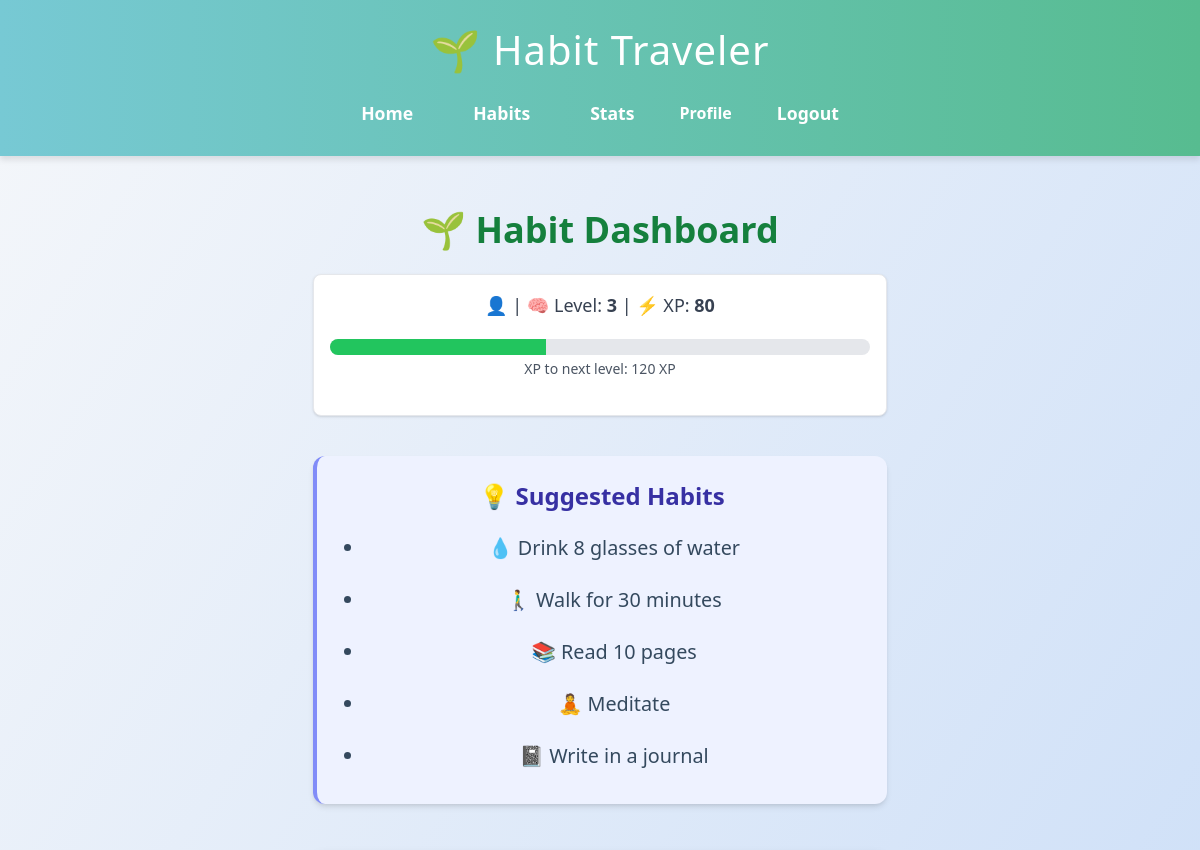
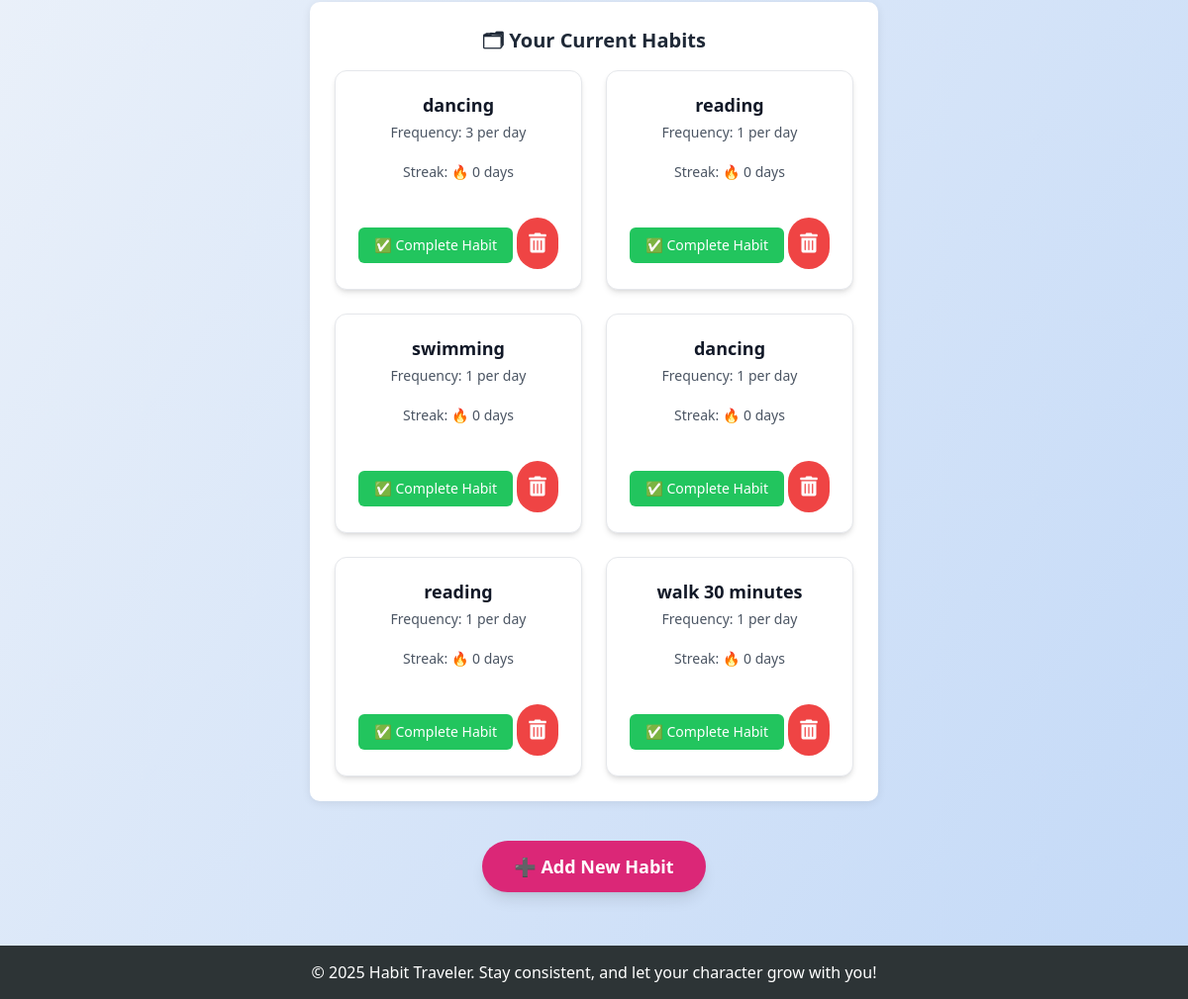
Before: /habits (signed in) with the older database file (2 pictures, top to bottom).
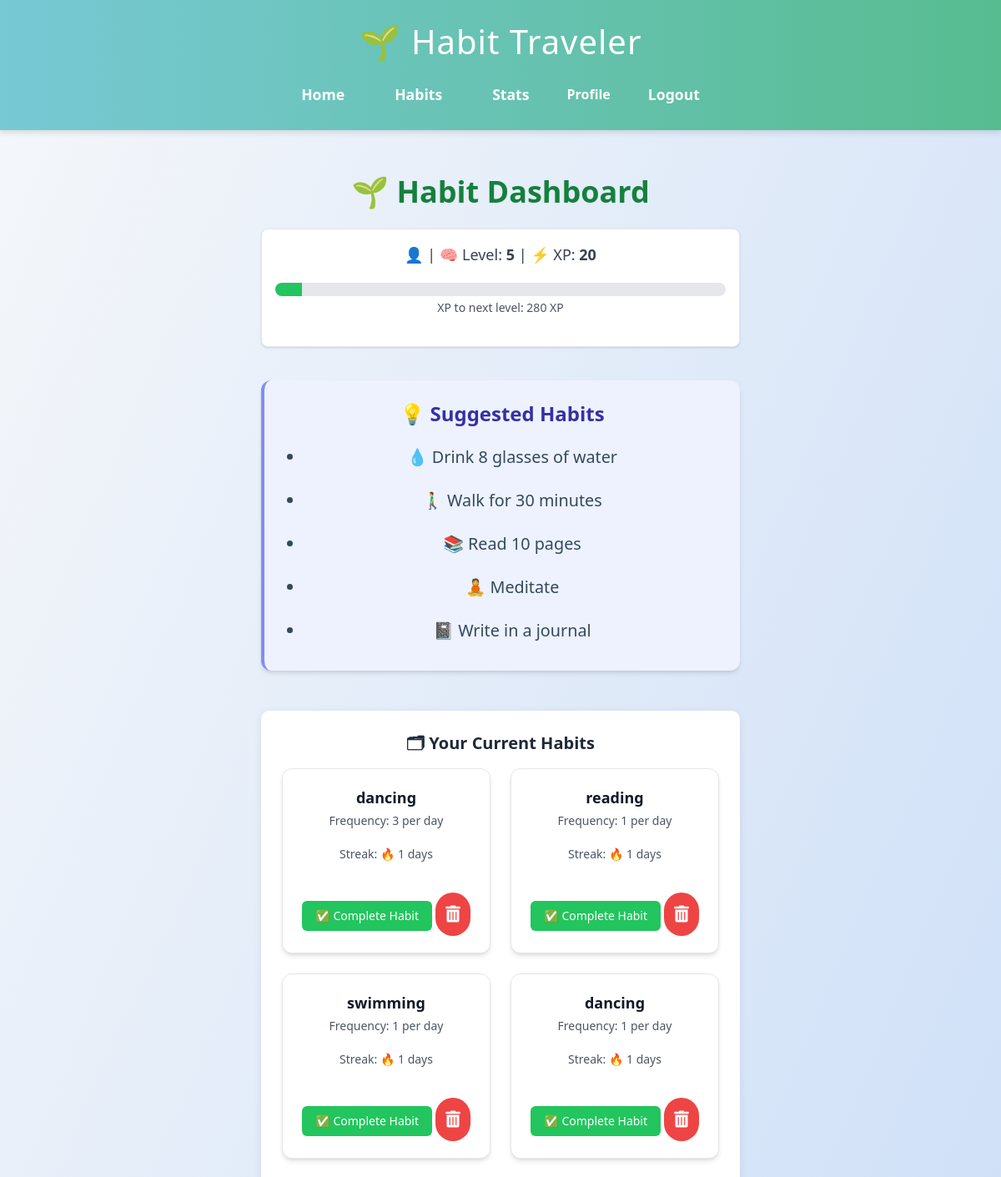
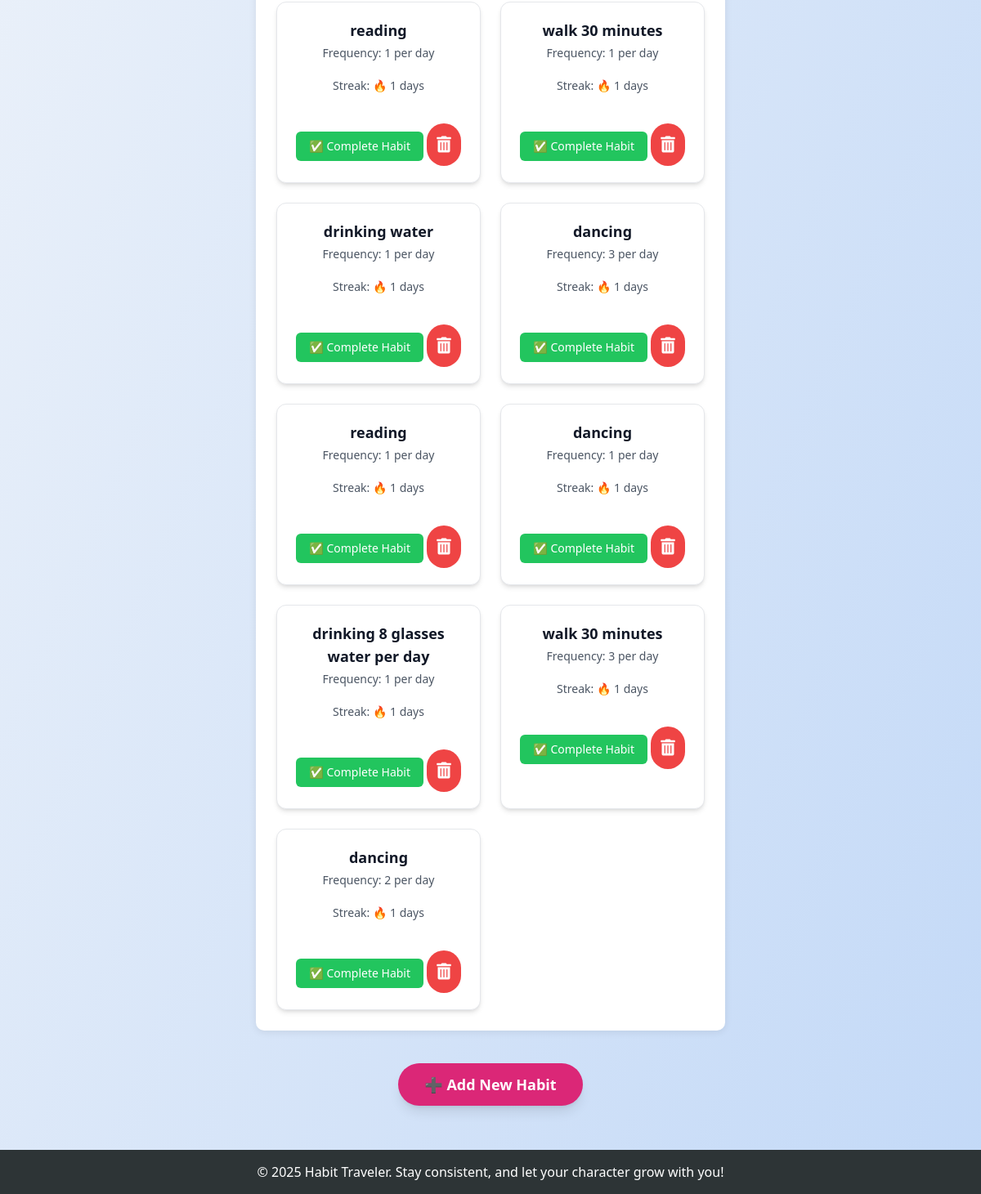
After: the same page with the newer database file (2 pictures, top to bottom).
### app.py (models this page shows)
class User(db.Model):
    id = db.Column(db.Integer, primary_key=True)
    email = db.Column(db.String(150), unique=True, nullable=False)
    name = db.Column(db.String(150), unique=True, nullable=True)
    password = db.Column(db.String(200), nullable=False)
    xp = db.Column(db.Integer, default=0)
    level = db.Column(db.Integer, default=1)
    birthday = db.Column(db.Date, nullable=True)
    age = db.Column(db.Integer, nullable=True)
    description = db.Column(db.String(500), nullable=True)
    avatar = db.Column(db.String(200), nullable=True)

class Habit(db.Model):
    id = db.Column(db.Integer, primary_key=True)
    user_id = db.Column(db.Integer, db.ForeignKey('user.id'), nullable=False)
    name = db.Column(db.String(150), nullable=False)
    target_frequency = db.Column(db.Integer, nullable=True)
    frequency_period = db.Column(db.String(10), nullable=True)
    reminder_time = db.Column(db.Time, nullable=True)
    user = db.relationship('User', backref='habits')
    last_reminder_sent = db.Column(DateTime, nullable=True)

### app.py (the view)
@app.route('/habits')
def habits():
    if 'user_id' not in session:
        return redirect(url_for('login'))
    user_id = session['user_id']
    name = session.get('name')
    user = User.query.get(user_id)
    xp_needed = 100 + (user.level - 1) * 50
    progress_percent = int((user.xp / xp_needed) * 100) if xp_needed > 0 else 0
    progress_class = f"w-[{progress_percent}%]"
    user_habits = Habit.query.filter_by(user_id=user_id).all()
    habits_with_data = []
    for habit in user_habits:
        completions_query = HabitCompletion.query.filter_by(habit_id=habit.id, user_id=user_id)
        if habit.frequency_period == 'day':
            start_date = date.today()
        elif habit.frequency_period == 'week':
            start_date = date.today() - timedelta(days=date.today().weekday())
        elif habit.frequency_period == 'month':
            start_date = date.today().replace(day=1)
        completions = completions_query.filter(HabitCompletion.date >= start_date).count()
        habits_with_data.append({
            'id': habit.id,
            'name': habit.name,
            'streak': completions,
            'goal': habit.target_frequency,
            'period': habit.frequency_period,
            'on_track': completions >= habit.target_frequency
        })
    return render_template('habit.html',
                           habits=habits_with_data,
                           name=name,
                           user=user,
                           xp_needed=xp_needed,
                           progress_class=progress_class)

### templates/habit.html (shortened to what this page needs)
{% extends "base.html" %}
{% block content %}
<div class="max-w-4xl mx-auto p-6">
    <h2 class="text-4xl font-extrabold mb-6 text-center text-green-700">🌱 Habit Dashboard</h2>
    <div class="bg-white p-4 rounded-lg shadow mb-10 text-center border border-gray-200">
        <p class="text-lg text-gray-700 font-medium">
            👤 <strong>{{ username }}</strong> | 🧠 Level: <strong>{{ user.level }}</strong> | ⚡ XP: <strong>{{ user.xp }}</strong>
        </p>
        <div class="mt-3 h-4 bg-gray-200 rounded-full overflow-hidden">
            <div class="h-full bg-green-500 transition-all duration-300 {{ progress_class }}"></div>
        </div>
        <p class="text-sm text-gray-600 mt-1">XP to next level: {{ xp_needed - user.xp }} XP</p>
    </div>
    <section class="mb-12 bg-indigo-50 p-6 rounded-xl border-l-4 border-indigo-400 shadow-md">
        <h3 class="text-2xl font-bold text-indigo-800 mb-3">💡 Suggested Habits</h3>
        <ul class="list-disc pl-6 text-gray-700 space-y-1 text-lg">
            <li>💧 Drink 8 glasses of water</li>
            <li>🚶‍♂ Walk for 30 minutes</li>
            <li>📚 Read 10 pages</li>
            <li>🧘 Meditate</li>
            <li>📓 Write in a journal</li>
        </ul>
    </section>
    <section class="mb-10">
        <h3 class="text-xl font-semibold text-gray-800 mb-4">🗂 Your Current Habits</h3>
        {% if habits %}
            <div class="habits-container grid gap-6 sm:grid-cols-2">
                {% for habit in habits %}
                    <div class="habit-card bg-white p-5 rounded-xl shadow-md border border-gray-200">
                        <h4 class="text-lg font-bold text-gray-900">{{ habit.name }}</h4>
                        <p class="text-gray-600 text-sm mt-1">Frequency: {{ habit.goal }} per {{ habit.period }}</p>
                        <p class="text-gray-600 text-sm">Streak: 🔥 {{ habit.streak }} days</p>
                        <form action="{{ url_for('complete_habit', habit_id=habit.id) }}" method="post" style="display:inline;">
                            <button
                                class="bg-green-500 hover:bg-green-600 text-white py-2 px-4 rounded-md text-sm mt-4"
                                type="submit">
                                ✅ Complete Habit
                            </button>
                        </form>
                        <form action="{{ url_for('delete_habit', habit_id=habit.id) }}" method="post" style="display:inline;">
                            <button
                                type="submit"
                                class="bg-red-500 hover:bg-red-600 text-white p-3 rounded-full mt-4 transition duration-300 focus:outline-none">
                                <i class="fas fa-trash-alt text-xl"></i>
                            </button>
                        </form>
                    </div>
                {% endfor %}
            </div>
        {% else %}
            <div class="bg-yellow-50 border-l-4 border-yellow-400 text-yellow-800 p-4 rounded">
                <p>You haven’t added any habits yet. Start your first quest!</p>
            </div>
        {% endif %}
    </section>
    <div class="text-center mt-10">
        <a
            href="{{ url_for('add_habit') }}"
            class="bg-pink-600 hover:bg-pink-700 text-white font-bold text-lg py-3 px-8 rounded-full shadow-lg transition duration-300 inline-block">
            ➕ Add New Habit
        </a>
    </div>
</div>
{% endblock %}

### templates/base.html (shortened to what this page needs)
<!DOCTYPE html>
<html lang="en">
    <head>
        <script src="https://cdn.tailwindcss.com"></script>
        <link href="https://cdnjs.cloudflare.com/ajax/libs/font-awesome/5.15.3/css/all.min.css" rel="stylesheet">
        <link rel="stylesheet" href="{{ url_for('static', filename='style.css') }}">
    </head>
<body class="{{ request.endpoint|replace('.', '_') }}">
    <header>
        <h1>🌱 Habit Traveler</h1>
        <nav>
            <ul>
                <li><a href="{{ url_for('index') }}">Home</a></li>
                <li><a href="{{ url_for('habits') }}">Habits</a></li>
                <li><a href="{{ url_for('stats') }}">Stats</a></li>
                <a href="{{ url_for('profile') }}">Profile</a>
                {% if session.get('user_id') %}
                <li><a href="{{ url_for('logout') }}">Logout</a></li>
            {% else %}
                <li><a href="{{ url_for('login') }}">Login</a></li>
                <li><a href="{{ url_for('register') }}">Register</a></li>
            {% endif %}
         </ul>
        </nav>
    </header>
    <main>
        {% block content %}{% endblock %}
    </main>
    <footer>
        <p>&copy; 2025 Habit Traveler. Stay consistent, and let your character grow with you!</p>
    </footer>
</body>
</html>

### static/style.css (style rules this page uses)
body { margin: 0; font-family: 'Segoe UI', Tahoma, Geneva, Verdana, sans-serif; background: linear-gradient(to bottom right, #f5f7fa, #c3d9f7); color: #333; min-height: 100vh; display: flex; flex-direction: column; }
header { background: linear-gradient(to right, #77c9d4, #57bc90); color: white; padding: 20px; text-align: center; box-shadow: 0 4px 6px rgba(0,0,0,0.1); }
header h1 { margin: 0; font-size: 2.5em; letter-spacing: 1px; }
nav { margin-top: 10px; }
nav a { color: white; margin: 0 15px; text-decoration: none; font-weight: bold; transition: all 0.3s ease; }
nav ul { display: flex; justify-content: center; align-items: center; padding: 0; margin: 0; list-style: none; }
nav li { margin: 0 15px; }
main { flex: 1; padding: 30px; max-width: 900px; margin: 0 auto; text-align: center; }
main h2 { font-size: 2em; color: #4b6584; margin-bottom: 10px; }
main p { font-size: 1.1em; line-height: 1.6; margin-bottom: 20px; }
section { background: white; border-radius: 10px; padding: 25px; margin-bottom: 20px; box-shadow: 0 2px 10px rgba(0,0,0,0.08); }
ul { list-style: none; padding: 0; }
ul li { padding: 10px 0; font-size: 1.1em; color: #34495e; }
a { color: #3498db; text-decoration: none; }
button i { font-size: 1.5rem; transition: transform 0.2s ease-in-out; }
.habits-container { display: flex; flex-wrap: wrap; gap: 20px; justify-content: center; }
.habit-card { width: 250px; padding: 20px; background: white; border-radius: 10px; box-shadow: 0 4px 8px rgba(0,0,0,0.1); text-align: center; }
footer { background: #2d3436; color: white; text-align: center; padding: 15px 10px; font-size: 0.9em; }

Changed rows visible on the page:
changed User: level "3" → "5"; xp "80" → "20"; xp_needed-user.xp "120" → "280"
computed for Habit (number 1 of 13 on the later page): streak "0" → "1"
computed for Habit (number 2 of 13 on the later page): streak "0" → "1"
computed for Habit "swimming": streak "0" → "1"
computed for Habit (number 4 of 13 on the later page): streak "0" → "1"
computed for Habit (number 5 of 13 on the later page): streak "0" → "1"
computed for Habit (number 6 of 13 on the later page): streak "0" → "1"
added Habit: name "drinking water", goal "1", period "day", streak "1"
added Habit: name "dancing", goal "3", period "day", streak "1"
added Habit: name "reading", goal "1", period "day", streak "1"
added Habit: name "dancing", goal "1", period "day", streak "1"
added Habit: name "drinking 8 glasses water per day", goal "1", period "day", streak "1"
added Habit: name "walk 30 minutes", goal "3", period "day", streak "1"
added Habit: name "dancing", goal "2", period "day", streak "1"
